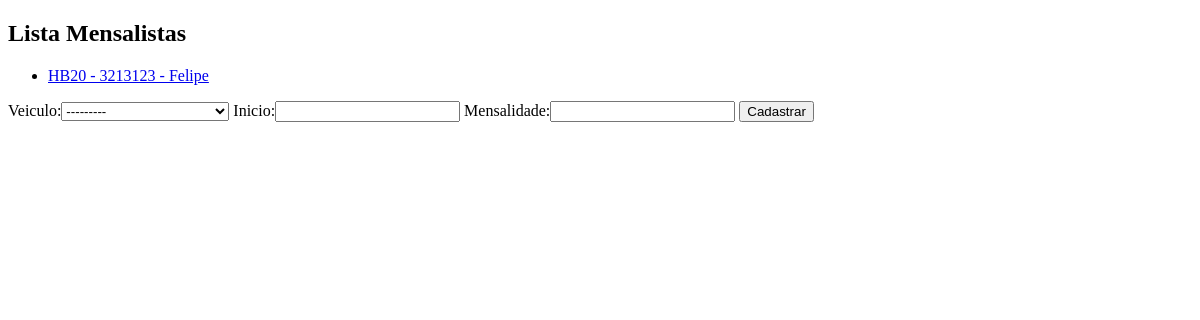
Before: /core/mensalistas/ with the older database file.
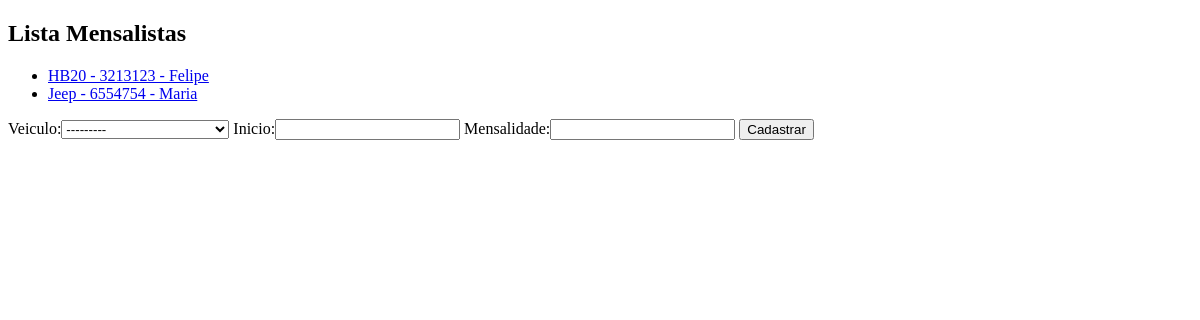
After: the same page with the newer database file.
### core/models.py (models this page shows)
class mensalista(models.Model):
    veiculo= models.ForeignKey(veiculo, on_delete=models.SET_NULL, null=True)
    inicio = models.DateField()
    mensalidade = models.DecimalField(max_digits=7, decimal_places=2)
    def __str__(self):
        return str(self.veiculo)

class veiculo(models.Model):
    marca = models.ForeignKey(marca, on_delete=models.SET_NULL, null=True)
    dono = models.ForeignKey(pessoa, on_delete=models.SET_NULL, null=True)
    placa = models.CharField(max_length=7)
    modelo = models.CharField(max_length=30)
    cor = models.CharField(max_length=20)
    observacoes = models.TextField()
    def __str__(self):
        return self.modelo + " - " + self.placa + " - " + str(self.dono)

class pessoa(models.Model):
    nome = models.CharField(max_length=100)
    end = models.CharField(max_length=200)
    telefone = models.CharField(max_length=200)
    def __str__(self):
        return self.nome

### core/views.py (the view)
def lista_mensalistas(request):
    mensalistas = mensalista.objects.all()
    form = MensalistaForm()
    data = {'mensalistas': mensalistas, 'form': form}
    return render(request, 'core/lista_mensalistas.html', data)

### core/forms.py
class MensalistaForm(ModelForm):
    class Meta:
        model = mensalista
        fields = '__all__'

### core/templates/core/lista_mensalistas.html (shortened to what this page needs)
<!DOCTYPE html>
<html lang="en">
<head>
</head>
<body>
<h2>Lista Mensalistas</h2>
<ul>
    {% for mensalista in mensalistas%}
        <li>
            <a href="{% url 'core_mensalista_update' mensalista.id%}">{{mensalista}}</a>
        </li>
    {% endfor%}
</ul>
<form action="{% url 'core_mensalista_novo'%} " method="POST">
    {{form}}
    <button type="submit"> Cadastrar </button>
</form>
</body>
</html>

Changed rows visible on the page:
added mensalista: veiculo.nome "Jeep - 6554754 - Maria"
